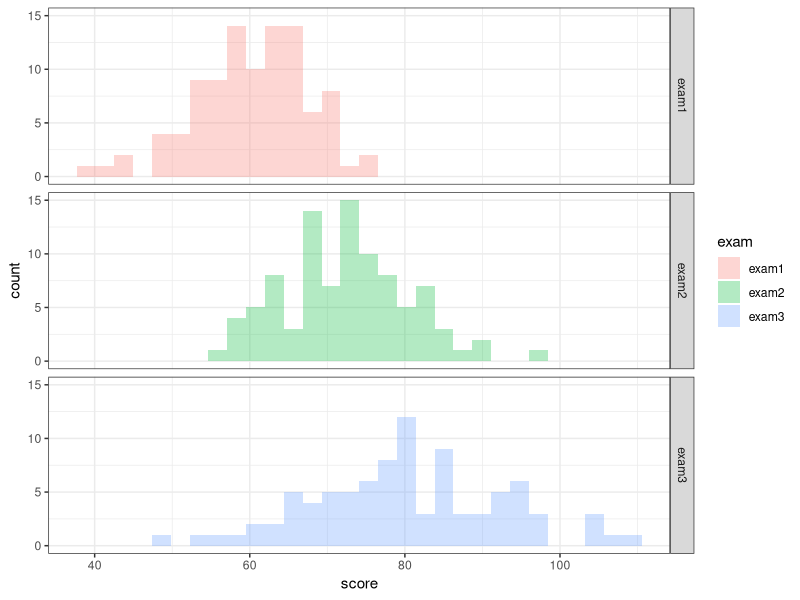
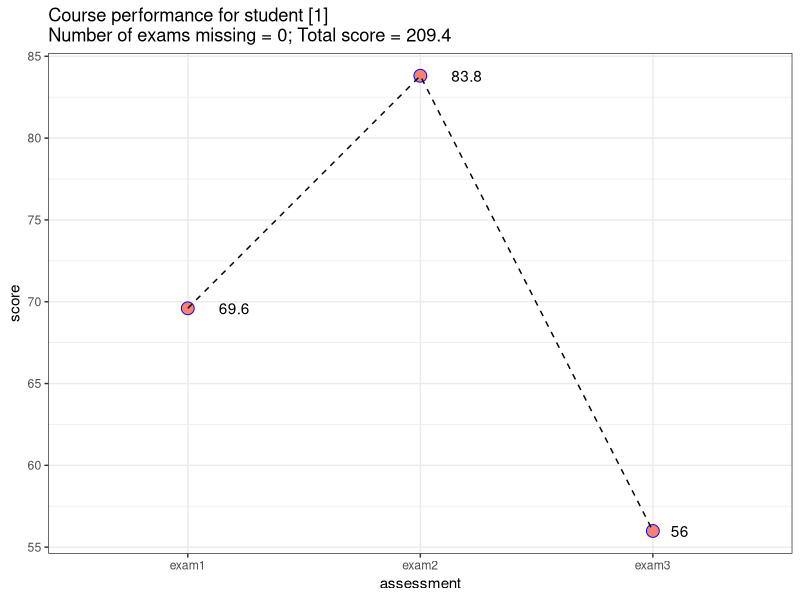
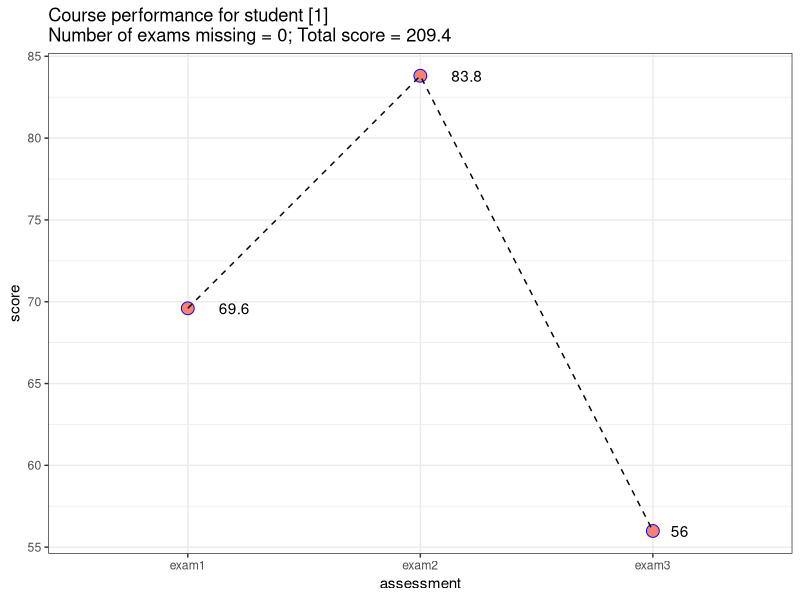
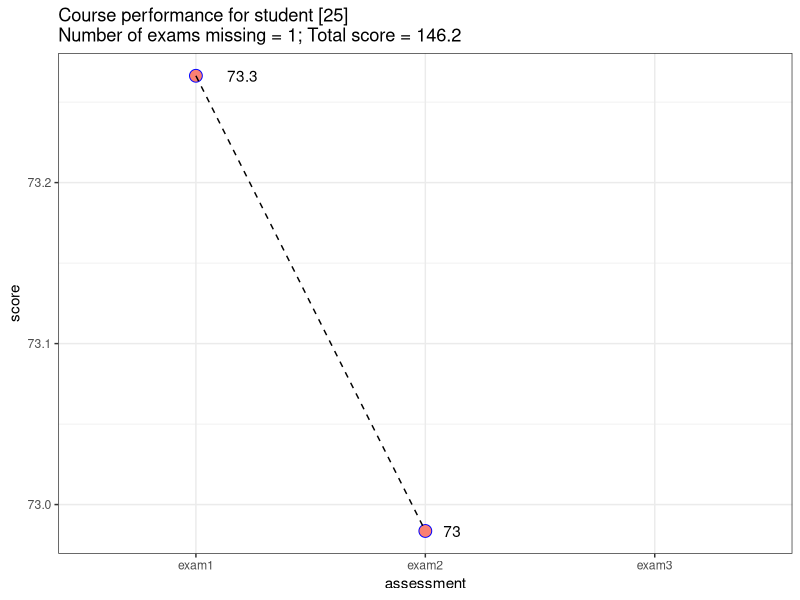
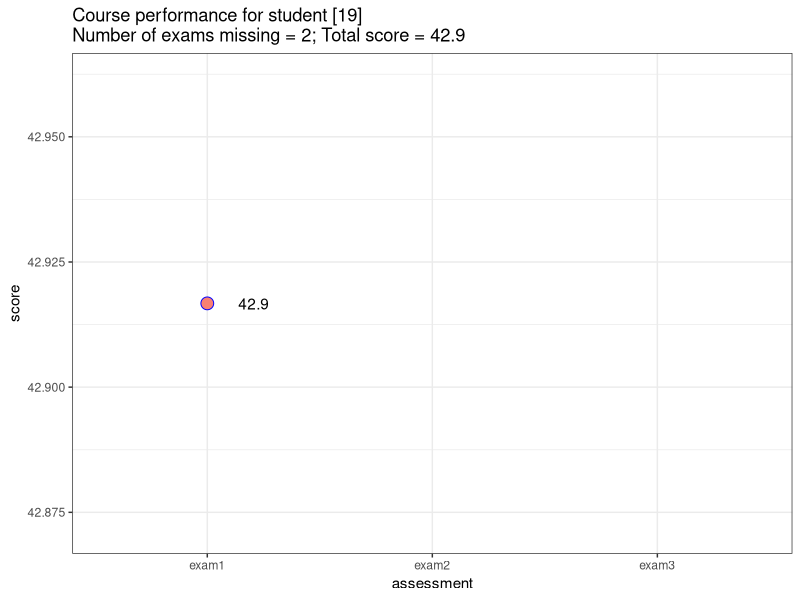

The R script that drew these images, in order:
## ---- chunk 1
knitr::opts_chunk$set(echo = TRUE)
## ---- chunk 2
rm( list = ls(all = TRUE)) # to clean the environment
cat("\014") # to clean the console

## ---- chunk 3
library(magrittr) # pipes
library(dplyr)    # wrangling
library(ggplot2)  # graphing
library(tidyr)    # pivoting

## ---- chunk 4
set.seed(42)
class_size <- 100
ds <- tibble::tibble(
  student_id = 1:class_size
  ,"exam1" = rnorm( n = class_size, mean = 60, sd = 7 )
  ,"exam2" = rnorm( n = class_size, mean = 73, sd = 9 )
  ,"exam3" = rnorm( n = class_size, mean = 80, sd = 12 )
  ,"exam1_missed" = runif(n = class_size ) < .07
  ,"exam2_missed" = runif(n = class_size ) < .07
  ,"exam3_missed" = runif(n = class_size ) < .07
) %>%
  dplyr::mutate(
    exam1  = ifelse(exam1_missed, NA, exam1)
    ,exam2 = ifelse(exam2_missed, NA, exam2)
    ,exam3 = ifelse(exam3_missed, NA, exam3)
  ) %>%
  dplyr::select(-exam1_missed, -exam2_missed, -exam3_missed)

ds %>%
  tidyr::pivot_longer(
    cols = c("exam1", "exam2", "exam3")
    ,names_to = "exam"
    ,values_to = "score"
  ) %>%
  ggplot( aes(x = score, fill = exam)) +
  geom_histogram(alpha = .3)+
  facet_grid(exam ~ .)+
  theme_bw()
## ---- chunk 5
ds %>% glimpse()

# solution 1
ds1 <- ds %>% 
  rowwise %>% 
  dplyr::mutate(
    total_score = sum(exam1, exam2, exam3, na.rm = TRUE)
  )
ds1
# solution 2
ds2 <- ds %>% 
  dplyr::mutate(
    total_score = rowSums(ds %>% select(exam1, exam2, exam3), na.rm = TRUE)
  )

ds2
## ---- chunk 6
selected_student_id = 1

d <- ds1 %>%  
  filter(student_id == selected_student_id ) %>% 
  tidyr::pivot_longer(c(exam1, exam2, exam3, total_score), names_to = "assessment", values_to = "score") 
d

selected_total_score <- d %>% filter(assessment == "total_score") %>% select(score) %>% as.list() %>% unlist() %>% as.numeric()
n_exams_missing <- d %>% filter(!assessment == "total_score") %>% summarize( n_missing = sum(is.na(score))) %>% as.list() %>% unlist() %>% as.numeric()
  
d %>% 
  filter(!assessment == "total_score") %>% 
  ggplot(aes(x = assessment, y = score  ))+
  geom_point(shape = 21, fill = "salmon", color = "blue", size = 4)+
  geom_line(aes(group = student_id), linetype = "dashed")+
  geom_text(aes(label = score %>% round(1)), hjust = -1)+
  labs(
    title = paste0(
      "Course performance for student [", selected_student_id,"]","\n",
      "Number of exams missing = ", n_exams_missing, "; Total score = ", selected_total_score %>% round(1)
    )
  )+
  theme_bw()
## ---- chunk 7
graph_student_progress <- function(d, selected_student_id){
  # subset data to focus on the relevant student
  d1 <- d %>%  
    filter(student_id == selected_student_id ) %>% 
    tidyr::pivot_longer(c(exam1, exam2, exam3, total_score), names_to = "assessment", values_to = "score") 
  # extract a value of the total score to use in the title
  selected_total_score <- d1 %>% filter(assessment == "total_score") %>% select(score) %>% 
    as.list() %>% unlist() %>% as.numeric()
  # extact a value of the number of missing exams to use in the title
  n_exams_missing <- d1 %>% filter(!assessment == "total_score") %>% summarize( n_missing = sum(is.na(score))) %>% 
    as.list() %>% unlist() %>% as.numeric()
  # plot the graph
  g <- d1 %>% 
    filter(!assessment == "total_score") %>% 
    ggplot(aes(x = assessment, y = score  ))+
    geom_point(shape = 21, fill = "salmon", color = "blue", size = 4)+
    geom_line(aes(group = student_id), linetype = "dashed")+ 
    geom_text(aes(label = score %>% round(1)), hjust = -1)+
    labs(
      title = paste0(
        "Course performance for student [", selected_student_id,"]","\n",
        "Number of exams missing = ", n_exams_missing, "; Total score = ", selected_total_score %>% round(1)
      )
    )+
    theme_bw()
  return(g)
}
# How to use
ds1 %>% graph_student_progress(1)
ds1 %>% graph_student_progress(25)
ds1 %>% graph_student_progress(19)
## ---- chunk 8
sessionInfo()
